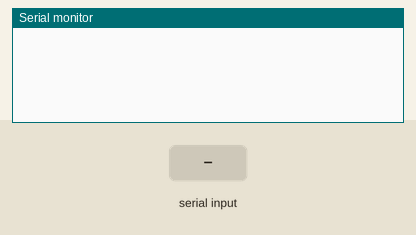
A sketch run on a simulated Arduino Uno, built with avr-gcc and run on an emulated ATmega328P. Parts: the last lines printed to the serial monitor. The inputs (shaded band) are chosen by the test bench.

Above: at 1.2 s.
1.3 s: "offed" received over Serial
At 1.8 s:
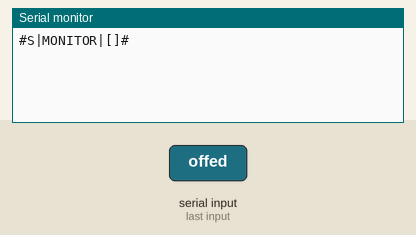
2.8 s: "b" received over Serial
At 4.0 s:
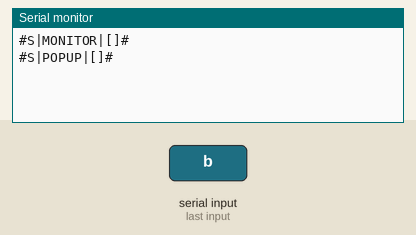

The sketch:

receiverCode01.ino
```cpp
//arduino 2 - receiver
char action = 'k';                                                      //this is the message that the arduino on the chair sent
String currentAct = "okay";                                                  //this is the action that occurred just before this one

int startTime = millis();    //start the timer on when the user has started on the computer

int countA = 0;
int countB = 0;
int countD = 0;

void setup()
{
  Serial.begin(9600);
}

void loop()
{

  /*
 if(millis() - startTime > (30*60*1000))                      //if it has been more than thirty minutes since the timer reset
   {
   Serial.println("#S|BTIME|[]#");                      //display a popup saying "Break Time!"
   }
   */

  if (Serial.available() > 0)                                  //if there is a message
  {
    action = Serial.read(); //read it into the action variable
    //Serial.println(action);
    //delayed here before

    if (action == 'a')                           //if the message is to turn off the screen
    {
      if(!currentAct.equals("offed"))             //and if the last message was to turn off the screen
      {
        Serial.println("#S|MONITOR|[]#");  //turn off the monitor
        currentAct = "offed";       //set the currentAct variable to "offed" so the computer knows the screen is offed
      }
      else                                        //if the screen is already off
      {
        if(countA > 10){
          Serial.println("#S|MONITOR|[]#");  //turn off the monitor
          currentAct = "offed";
          countA = 0;
        }
        else {
          countA++;
          countB = 0;
        }
      }
    }
    else if (action == 'b')                    //if the message is to create a popup
    {
      if(!currentAct.equals("popped")){          //and if the last message was to create a popup
        Serial.println("#S|POPUP|[]#");    //create a popup
        currentAct = "popped";      //set the currentAct variable to "popped" sot the computer knows there is a popup already
      }
      else                                       //if there is already a popup
      {
        if(countB > 10){
          Serial.println("#S|POPUP|[]#");  //create a popup
          currentAct = "popped";
          countB = 0;
        }
        else {
          countB++;
          countA = 0;
        }
      }
      //int rand = random(9000,16000);
    }
    else if (action == 'c')                      //if the user is sitting correctly
    {
      if(!currentAct.equals("okay"))                //and if the last action involved bad posture
      {
        currentAct = "okay";                  //set the currentAct variable to "okay" so the computer knows there is no problem so far
      }
    }
    else if (action == 'd')
    {
      if(!currentAct.equals("offed"))             //and if the last message was to turn off the screen
      {
        Serial.println("#S|MONITOR|[]#");  //turn off the monitor
        currentAct = "offed";       //set the currentAct variable to "offed" so the computer knows the screen is offed
      }
      else                                        //if the screen is already off
      {

      }

    }
    //int rand = random(4000,8000);
    //delay(rand);                             //wait ten seconds to check for the next message

  }
  else                                                      //if there is no message
  {
    //    Serial.println("No Serial Input Availible");
    //    delay(100);                            //only wait a tenth of a second to check for the next message
  }

}
```

Measured:
- after the input at 1.3 s, the serial monitor: prints a new line at once (image 1)
- after the input at 2.8 s, the serial monitor: prints a new line at once (image 2)
